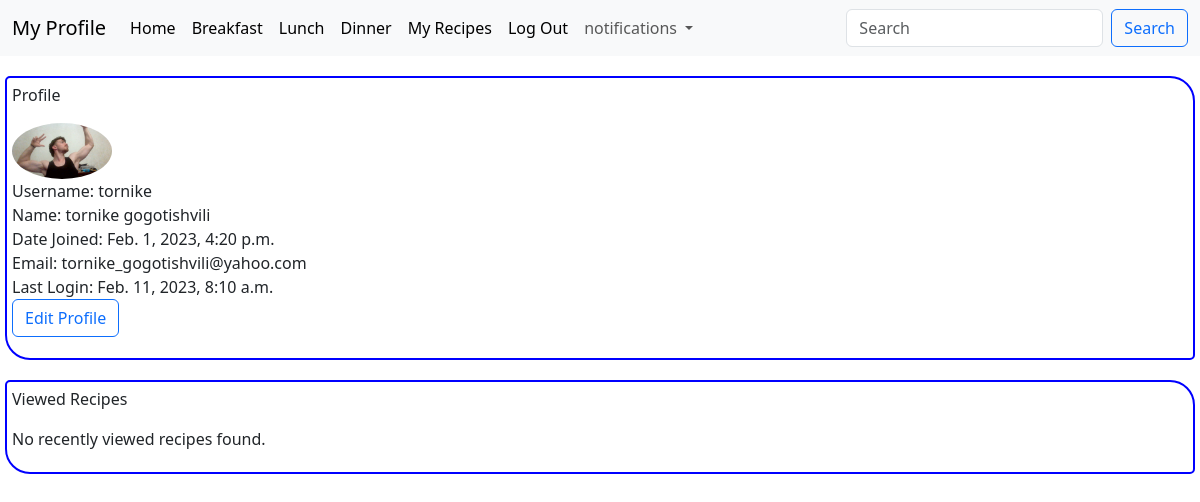
/profile/ (signed in), run on the app's committed database.
### Base/models.py (models this page shows, shortened)
class Profile(models.Model):
    user = models.OneToOneField(User, on_delete=models.CASCADE)
    created = models.DateTimeField(auto_now_add=True, null=True)
    image = models.ImageField(upload_to='profile_pics/', null=True, blank=True)
    username = models.CharField(max_length=50, null=True)
    email = models.EmailField(max_length=50, null=True, unique=True)
    first_name = models.CharField(max_length=30, null=True)
    last_name = models.CharField(max_length=30, null=True)

### Base/views.py (the view)
# urls.py: path('profile/', views.user_profile, name='profile'),
@login_required
def user_profile(request):
    user = Profile.objects.get(user_id=request.user.pk)
    if request.method == 'POST':
        form = ProfileForm(request.POST, request.FILES, instance=user)
        if form.is_valid():
            new = form.save(commit=False)
            new.save()
        return redirect('profile', request.user.pk)
    else:
        form = ProfileForm()
    return render(request, 'Base/profile.html', {'user':user,
                                                 'form':form})

### Base/forms.py
class ProfileForm(forms.ModelForm):
    class Meta:
        model = Profile
        fields = ['image', 'email', 'username']
        widgets = {'image':forms.FileInput(attrs={'class':'form-control form-control-lg',
                                          'id':"typeEmailX-2",
                                          })}

### Base/context_processors.py (called while the page is built)
def notifications(request):
    if request.user.is_authenticated:
        notifications = Notification.objects.filter(user=request.user.profile, is_read=False).order_by('-timestamp')
    else:
        notifications = {}
    return {'notifications':notifications}

### Base/templates/Base/profile.html (shortened to what this page needs)
{% extends 'Base/main.html' %}
{% block content %}
  <div class="" >
    <div class="infocell" >
      <p>Profile</p>
      <p>
          <img src="{{MEDIA_URL}}/{{user.image}}" class="rounded-circle" style="width:100px;"> <br>
          Username: {{ user.username }} <br>
          Name: {{ user.first_name }} {{ user.last_name }}<br>
          Date Joined: {{ user.created }} <br>
          Email: {{ user.email }}<br>
          Last Login: {{ user.user.last_login }}<br>
          <a class="btn btn-outline-primary" href="{% url 'profile_edit' %}">Edit Profile</a>
      </p>
    </div>
    <div class="infocell" >
          <p>Viewed Recipes</p>
          <p>
          {% for recipe_id, recipe_title in request.session.viewed_recipes %}
          <a href="/details/{{ recipe_id }}">{{recipe_title }}</a><br>
          {% empty %}
                No recently viewed recipes found.
          {% endfor %}
          </p>
        </div>
  </div>
{% endblock %}

### Base/templates/Base/main.html (style rules this page uses)
a { text-decoration: none; }

### Base/templates/Base/profile.html (style rules this page uses)
.infocell { border: 2px solid blue; border-radius: 5px 25px; background-color: white; padding: 5px; margin: 20px 5px 5px 5px; }

### data on the page
Profile: image (picture), username "tornike", first_name "tornike", last_name "gogotishvili", created "Feb. 1, 2023, 4:20 p.m.", email "tornike_gogotishvili@yahoo.com", user.last_login "Feb. 11, 2023, 8:10 a.m."
